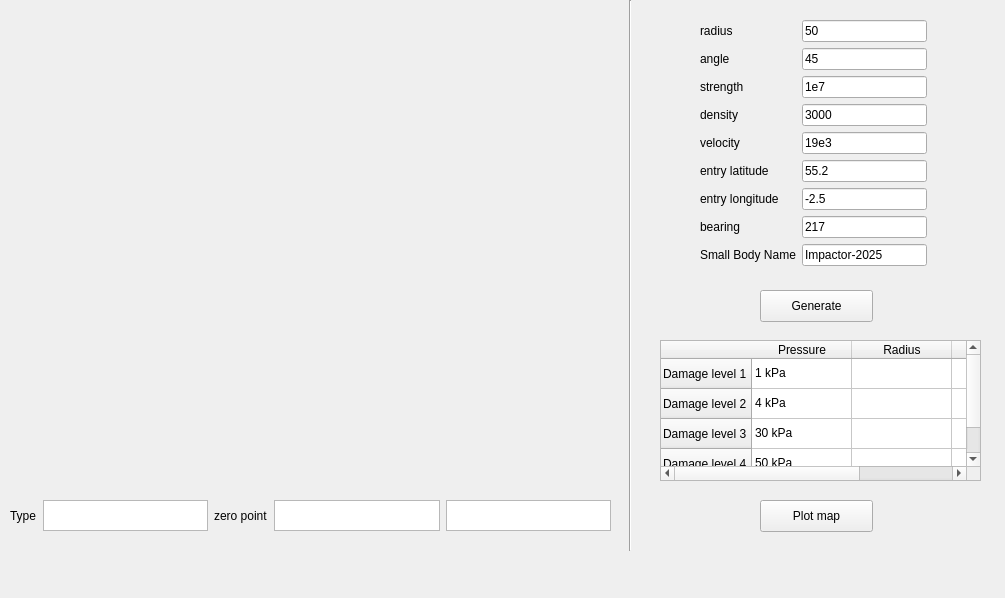
<?xml version="1.0" encoding="UTF-8"?>
<ui version="4.0">
 <class>MainWindow</class>
 <widget class="QMainWindow" name="MainWindow">
  <property name="enabled">
   <bool>true</bool>
  </property>
  <property name="geometry">
   <rect>
    <x>0</x>
    <y>0</y>
    <width>1005</width>
    <height>598</height>
   </rect>
  </property>
  <property name="windowTitle">
   <string>MainWindow</string>
  </property>
  <widget class="QWidget" name="centralwidget">
   <widget class="QPushButton" name="generate_buttom">
    <property name="geometry">
     <rect>
      <x>760</x>
      <y>290</y>
      <width>113</width>
      <height>32</height>
     </rect>
    </property>
    <property name="text">
     <string>Generate</string>
    </property>
   </widget>
   <widget class="QWidget" name="layoutWidget">
    <property name="geometry">
     <rect>
      <x>700</x>
      <y>20</y>
      <width>227</width>
      <height>250</height>
     </rect>
    </property>
    <layout class="QFormLayout" name="formLayout_2">
     <item row="0" column="0">
      <widget class="QLabel" name="label">
       <property name="text">
        <string>radius</string>
       </property>
      </widget>
     </item>
     <item row="1" column="0">
      <widget class="QLabel" name="label_2">
       <property name="text">
        <string>angle</string>
       </property>
      </widget>
     </item>
     <item row="1" column="1">
      <widget class="QLineEdit" name="angle">
       <property name="text">
        <string>45</string>
       </property>
      </widget>
     </item>
     <item row="2" column="0">
      <widget class="QLabel" name="label_3">
       <property name="text">
        <string>strength</string>
       </property>
      </widget>
     </item>
     <item row="2" column="1">
      <widget class="QLineEdit" name="strength">
       <property name="text">
        <string>1e7</string>
       </property>
      </widget>
     </item>
     <item row="3" column="0">
      <widget class="QLabel" name="label_5">
       <property name="text">
        <string>density</string>
       </property>
      </widget>
     </item>
     <item row="3" column="1">
      <widget class="QLineEdit" name="density">
       <property name="text">
        <string>3000</string>
       </property>
      </widget>
     </item>
     <item row="4" column="0">
      <widget class="QLabel" name="label_4">
       <property name="text">
        <string>velocity</string>
       </property>
      </widget>
     </item>
     <item row="4" column="1">
      <widget class="QLineEdit" name="velocity">
       <property name="text">
        <string>19e3</string>
       </property>
      </widget>
     </item>
     <item row="5" column="0">
      <widget class="QLabel" name="label_6">
       <property name="text">
        <string>entry latitude</string>
       </property>
      </widget>
     </item>
     <item row="5" column="1">
      <widget class="QLineEdit" name="latitude">
       <property name="text">
        <string>55.2</string>
       </property>
      </widget>
     </item>
     <item row="6" column="0">
      <widget class="QLabel" name="label_7">
       <property name="text">
        <string>entry longitude</string>
       </property>
      </widget>
     </item>
     <item row="6" column="1">
      <widget class="QLineEdit" name="longitude">
       <property name="text">
        <string>-2.5</string>
       </property>
      </widget>
     </item>
     <item row="7" column="0">
      <widget class="QLabel" name="label_8">
       <property name="text">
        <string>bearing</string>
       </property>
      </widget>
     </item>
     <item row="7" column="1">
      <widget class="QLineEdit" name="bearing">
       <property name="text">
        <string>217</string>
       </property>
      </widget>
     </item>
     <item row="0" column="1">
      <widget class="QLineEdit" name="radius">
       <property name="text">
        <string>50</string>
       </property>
      </widget>
     </item>
     <item row="8" column="0">
        <widget class="QLabel" name="label_9">
         <property name="text">
            <string>Small Body Name</string>
         </property>
        </widget>
     </item>
     <item row="8" column="1">
        <widget class="QLineEdit" name="Small body name">
         <property name="text">
            <string>Impactor-2025</string>
         </property>
        </widget>
     </item>
    </layout>
   </widget>
   <widget class="QTableWidget" name="table">
    <property name="geometry">
     <rect>
      <x>660</x>
      <y>340</y>
      <width>321</width>
      <height>141</height>
     </rect>
    </property>
    <row>
     <property name="text">
      <string>Damage level 1</string>
     </property>
    </row>
    <row>
     <property name="text">
      <string>Damage level 2</string>
     </property>
    </row>
    <row>
     <property name="text">
      <string>Damage level 3</string>
     </property>
    </row>
    <row>
     <property name="text">
      <string>Damage level 4</string>
     </property>
    </row>
    <column>
     <property name="text">
      <string>Pressure</string>
     </property>
    </column>
    <column>
     <property name="text">
      <string>Radius</string>
     </property>
    </column>
    <column>
     <property name="text">
      <string>Plot</string>
     </property>
    </column>
    <item row="0" column="0">
     <property name="text">
      <string>1 kPa</string>
     </property>
    </item>
    <item row="0" column="2">
     <property name="text">
      <string/>
     </property>
    </item>
    <item row="1" column="0">
     <property name="text">
      <string>4 kPa</string>
     </property>
    </item>
    <item row="2" column="0">
     <property name="text">
      <string>30 kPa</string>
     </property>
    </item>
    <item row="3" column="0">
     <property name="text">
      <string>50 kPa</string>
     </property>
    </item>
   </widget>
   <widget class="QPushButton" name="plot_button">
    <property name="geometry">
     <rect>
      <x>760</x>
      <y>500</y>
      <width>113</width>
      <height>32</height>
     </rect>
    </property>
    <property name="text">
     <string>Plot map</string>
    </property>
   </widget>
   <widget class="QWidget" name="widget" native="true">
    <property name="geometry">
     <rect>
      <x>20</x>
      <y>20</y>
      <width>591</width>
      <height>461</height>
     </rect>
    </property>
    <property name="baseSize">
     <size>
      <width>0</width>
      <height>0</height>
     </size>
    </property>
   </widget>
   <widget class="QWidget" name="horizontalLayoutWidget">
    <property name="geometry">
     <rect>
      <x>10</x>
      <y>500</y>
      <width>601</width>
      <height>31</height>
     </rect>
    </property>
    <layout class="QHBoxLayout" name="horizontalLayout_11">
     <item>
      <widget class="QLabel" name="label_15">
       <property name="text">
        <string>Type</string>
       </property>
      </widget>
     </item>
     <item>
      <widget class="QTextBrowser" name="type"/>
     </item>
     <item>
      <widget class="QLabel" name="label_16">
       <property name="text">
        <string>zero point</string>
       </property>
      </widget>
     </item>
     <item>
      <widget class="QTextBrowser" name="zero_point1"/>
     </item>
     <item>
      <widget class="QTextBrowser" name="zero_point2"/>
     </item>
    </layout>
   </widget>
   <widget class="Line" name="line">
    <property name="geometry">
     <rect>
      <x>620</x>
      <y>0</y>
      <width>20</width>
      <height>551</height>
     </rect>
    </property>
    <property name="orientation">
     <enum>Qt::Vertical</enum>
    </property>
   </widget>
  </widget>
  <widget class="QMenuBar" name="menubar">
   <property name="geometry">
    <rect>
     <x>0</x>
     <y>0</y>
     <width>1005</width>
     <height>24</height>
    </rect>
   </property>
  </widget>
 </widget>
 <resources/>
 <connections/>
</ui>
